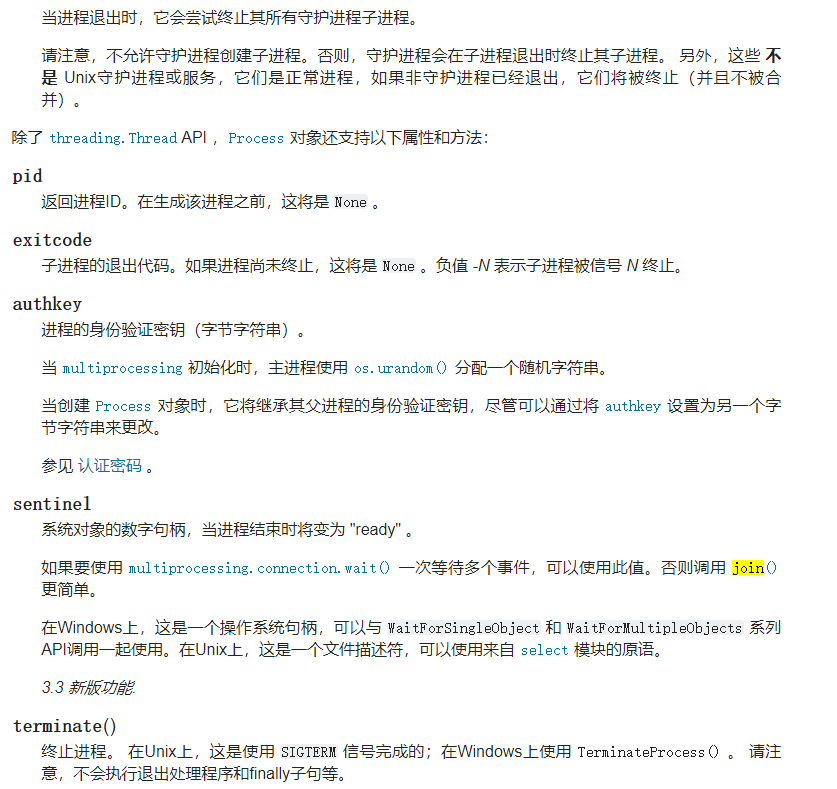
#> input picture base/_06_cv2/_06_img/2.png, 837 x 789 px
$ python _06_open_close.py   (older library calls are emulated)
#> lines starting #> are read from the running program, lines starting #| are printed output that depends on the picture; after the words box and inside, x2 and y2 are one past the last pixel; in counts of white or black regions, pixels touching at a corner belong together
# coding=utf-8
#================================================================
#
#   File name   : _06_open.py
#   Author      : Faye
#   Created date: 2020/7/10 15:54
#   Description :
#   cv2的开运算 闭运算
#================================================================

import cv2

img = cv2.imread('_06_img/2.png')
#> img is the input picture: shape (789, 837, 3); mean B, G, R 244.7, 244.6, 244.2
gray = cv2.cvtColor(img, cv2.COLOR_BGR2GRAY)

gray = cv2.blur(gray, (5, 5))
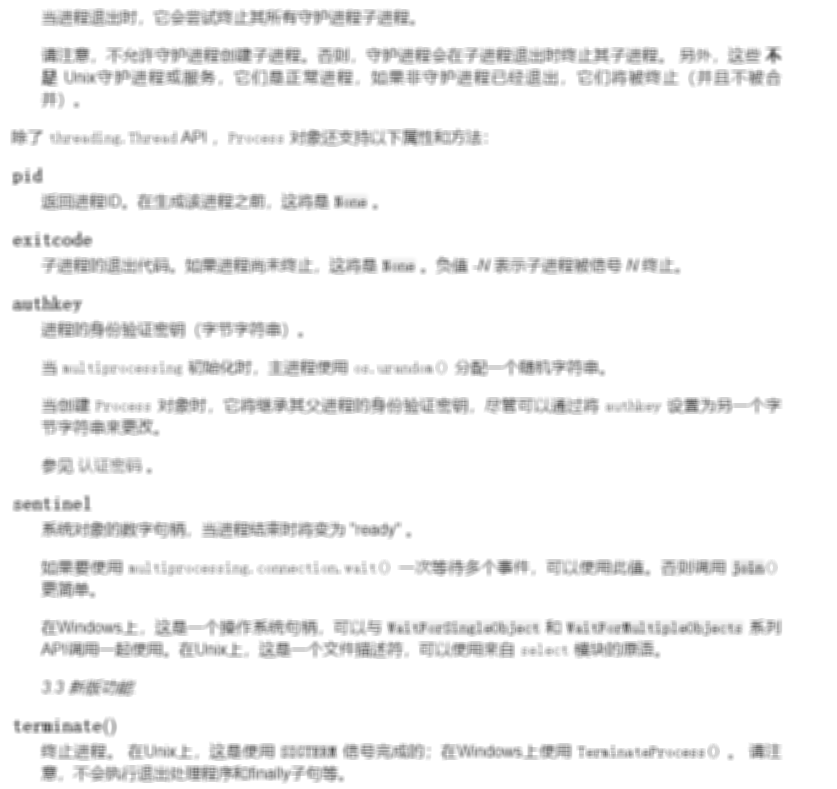
#> gray: shape (789, 837); min 75, max 255, mean 244.5

sobel = cv2.Sobel(gray, cv2.CV_8U, 1, 0, ksize=3)
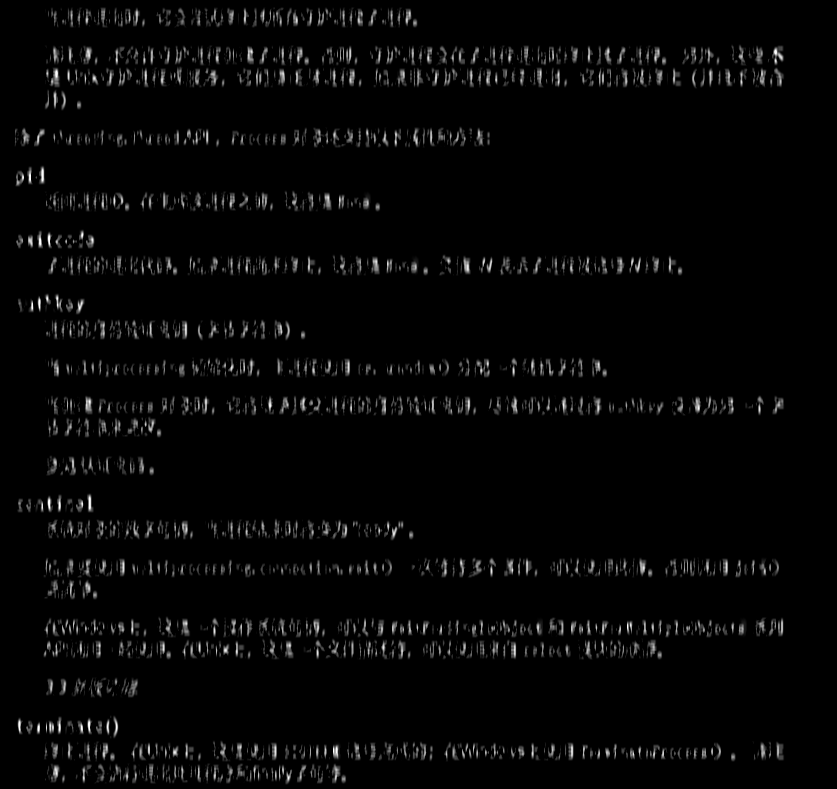
#> sobel: shape (789, 837); min 0, max 255, mean 6.5

# 二值化
ret, binary = cv2.threshold(sobel, 128, 255, cv2.THRESH_OTSU + cv2.THRESH_BINARY)
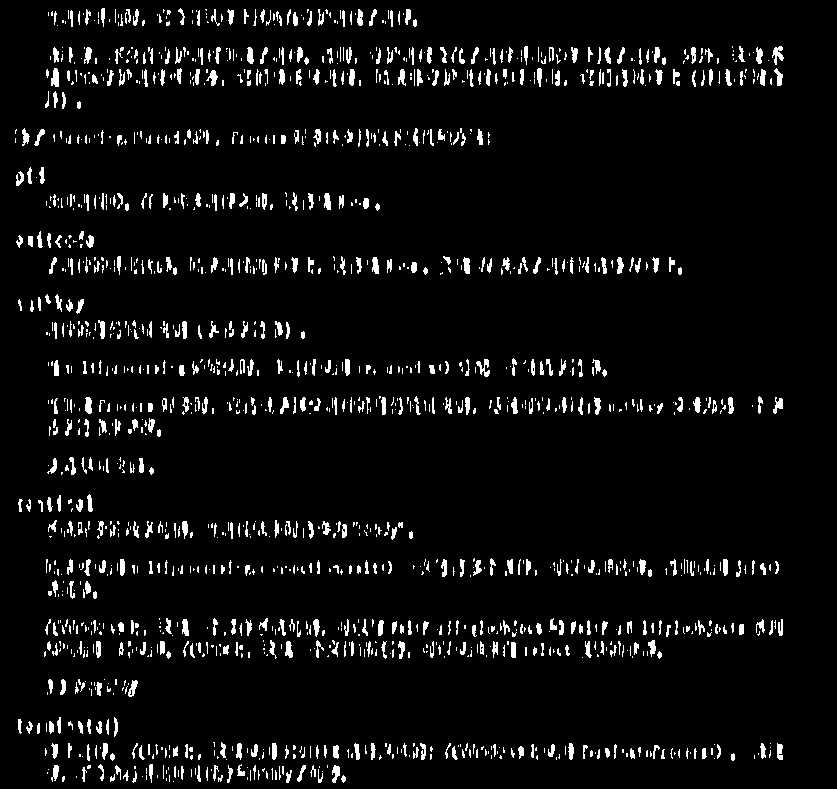
#> binary: shape (789, 837); 5.3% white; 1620 white regions (987 under 20 px), largest, box (x1, y1, x2, y2) and area: (772, 46, 784, 65) 119, (51, 68, 59, 87) 118, (476, 359, 490, 377) 117
#> ret = 49
# [5 lines of commented-out code are left out]
element1 = cv2.getStructuringElement(cv2.MORPH_RECT, (30, 5))
element2 = cv2.getStructuringElement(cv2.MORPH_RECT, (20, 3))

# 膨胀一次，让轮廓突出
dilation = cv2.dilate(binary, element2, iterations=1)
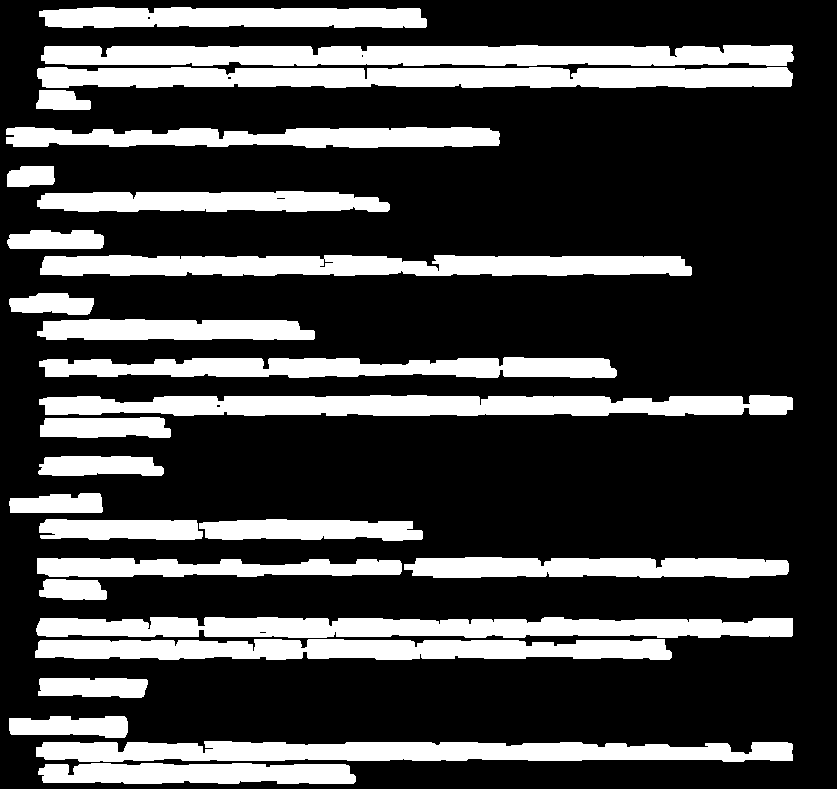
#> dilation: shape (789, 837); 25.6% white; 27 white regions, largest, box (x1, y1, x2, y2) and area: (37, 67, 793, 88) 14129, (41, 45, 794, 66) 14000, (39, 395, 793, 416) 13450
cv2.imshow('1', dilation)
cv2.waitKey(0)

# 腐蚀一次，去掉细节
erosion = cv2.erode(dilation, element1, iterations=1)
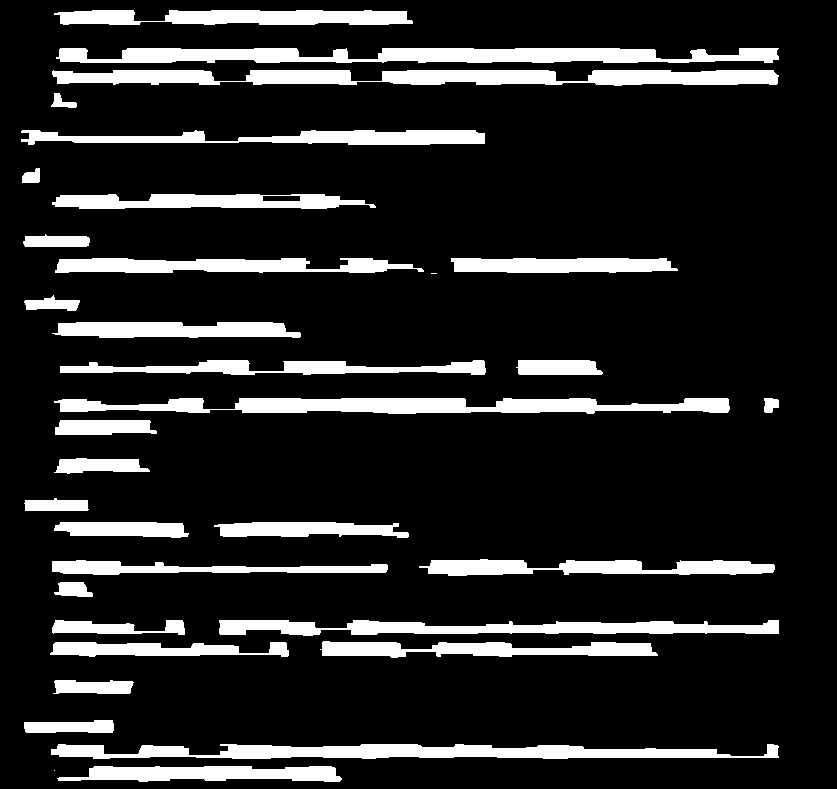
#> erosion: shape (789, 837); 14.2% white; 34 white regions (2 under 20 px), largest, box (x1, y1, x2, y2) and area: (52, 70, 779, 86) 8660, (56, 48, 779, 63) 8242, (54, 398, 730, 414) 7528
cv2.imshow('2', dilation)
cv2.waitKey(0)

# 再次膨胀，让轮廓明显一些
dilation2 = cv2.dilate(erosion, element2, iterations=2)
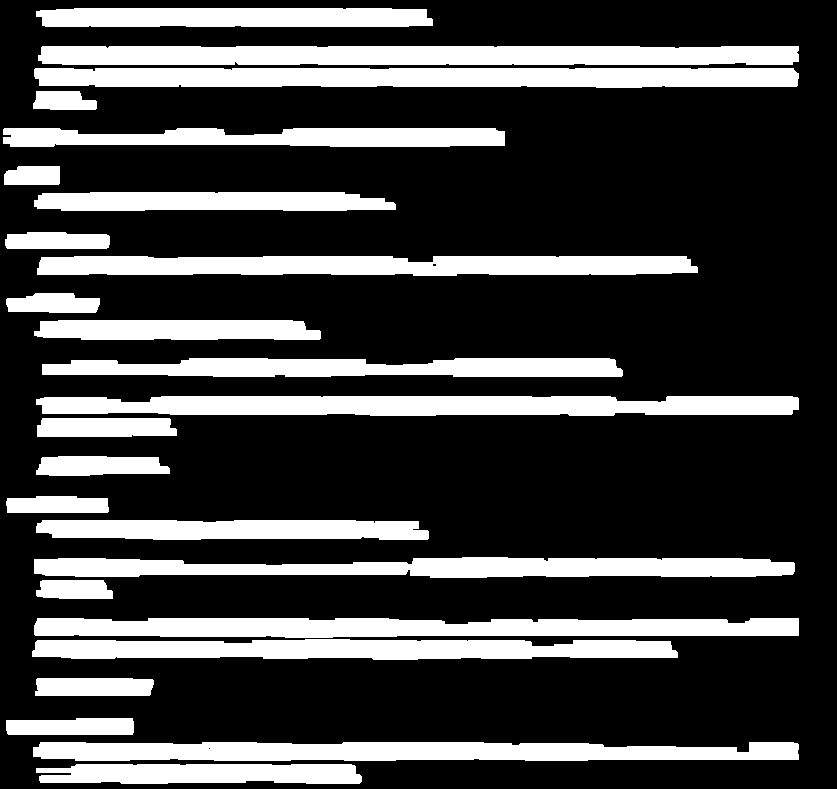
#> dilation2: shape (789, 837); 25.6% white; 25 white regions, largest, box (x1, y1, x2, y2) and area: (34, 68, 799, 88) 14314, (38, 46, 799, 65) 14147, (36, 396, 799, 416) 13646

cv2.imshow('3', dilation2)
cv2.waitKey(0)
